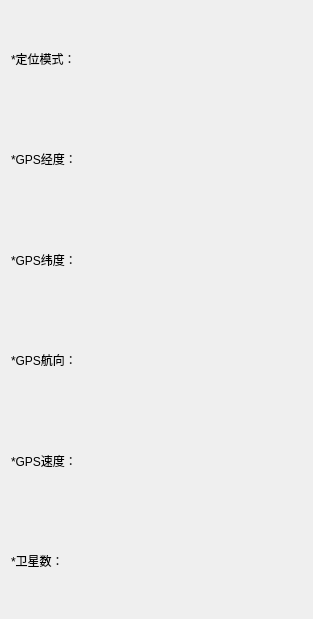
             <widget class="QWidget" name="scrollAreaWidgetContents">
              <property name="geometry">
               <rect>
                <x>0</x>
                <y>0</y>
                <width>313</width>
                <height>619</height>
               </rect>
              </property>
              <layout class="QVBoxLayout" name="verticalLayout_15">
               <item>
                <widget class="QLabel" name="label_55">
                 <property name="text">
                  <string>*定位模式：</string>
                 </property>
                </widget>
               </item>
               <item>
                <widget class="QLabel" name="label_56">
                 <property name="text">
                  <string>*GPS经度：</string>
                 </property>
                </widget>
               </item>
               <item>
                <widget class="QLabel" name="label_57">
                 <property name="text">
                  <string>*GPS纬度：</string>
                 </property>
                </widget>
               </item>
               <item>
                <widget class="QLabel" name="label_58">
                 <property name="text">
                  <string>*GPS航向：</string>
                 </property>
                </widget>
               </item>
               <item>
                <widget class="QLabel" name="label_59">
                 <property name="text">
                  <string>*GPS速度：</string>
                 </property>
                </widget>
               </item>
               <item>
                <widget class="QLabel" name="label_60">
                 <property name="text">
                  <string>*卫星数：</string>
                 </property>
                </widget>
               </item>
              </layout>
             </widget>
